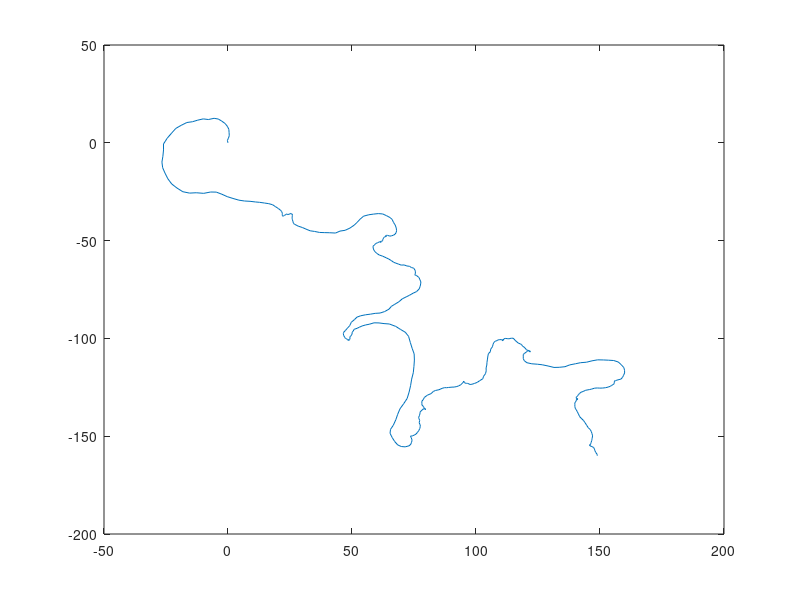

MATLAB code for this plot:
%clear all
nt=500;
x= zeros(4,nt);
x(:,1)=[0;0;2;1.57];

h=0.5;
ti=1:nt;
t=(ti-1)*h;
w=0.2;
u_v=0.5*sin(w*t);
%u_v=zeros(nt,1);
% u_v(1:10)=0.1;
% u_v(11:20)=0.2;
% u_v(21:30)=0.3;
% u_v(31:50)=0.2;
% u_v(51:70)=0.2;
% u_v(71:85)=0.15;
% u_v(86:100)=0.05;
%u_v=0.5*ones(nt,1);
u_a=0.5*sin(w*t);
% u_a=zeros(nt,1);
% u_a(11:20)=-0.5;
% u_a(21:40)=-0.4;
% u_a(41:60)=-0.2;
% u_a(61:75)=0.2;
% u_a(76:100)=0.5;
% u_a=0.5*ones(nt,1);

%cov = (1/200)*[[3, 2, 1, 1];[2, 3, 2, 1];[1, 2, 3, 0.5];[1, 1, 0.5, 3]];
cov = (1/100)*[[3, 0.1, 1, 1];[0.1, 3, 2, 1];[1, 2, 3, 0.1];[1, 1, 0.1, 3]];
%cov = (1/3000)*[[3, 0.1, 1, 1];[0.1, 3, 2, 1];[1, 2, 3, 0.1];[1, 1, 0.1, 3]];
%cov = (1/1000)*[[1, 0, 0, 0];[0, 1, 0, 0];[0, 0, 0.2, 0.];[0, 0, 0., 0.2]];
for k=2:nt
    x(1,k)=x(1,k-1)+h*x(3,k-1)*cos(x(4,k-1))+(h^2/2)*u_v(k-1)*cos(x(4,k-1));
    x(2,k)=x(2,k-1)+h*x(3,k-1)*sin(x(4,k-1))+(h^2/2)*u_v(k-1)*sin(x(4,k-1));
    x(3,k)=x(3,k-1)+h*u_v(k-1);
    x(4,k)=x(4,k-1)+h*u_a(k-1);
    y(:,k)=x(:,k);
    x(:,k)=mvnrnd(x(:,k),cov)'; 
    
end
% for k=1:nt
%     y(:,k)=mvnrnd(x(:,k),cov);%x(:,k)+0.05*randn(4,1);
% end
%plot(x(1,:),x(2,:),y(1,:),y(2,:));
plot(x(1,:),x(2,:));
hold on
M=x';

% % %%%%%
% for k=1:nt-1
%     uv=(x(3,k+1)-x(3,k))/h;
%     ua=(x(4,k+1)-x(4,k))/h;
%     x1(1,k+1)=x(1,k)+h*x(3,k)*cos(x(4,k))+(h^2/2)*uv*cos(x(4,k));
%     x1(2,k+1)=x(2,k)+h*x(3,k)*sin(x(4,k))+(h^2/2)*uv*sin(x(4,k));
%     x1(3,k+1)=x(3,k)+h*uv;
%     x1(4,k+1)=x(4,k)+h*ua;
%     error(k,:)=x1(:,k+1)-x(:,k+1);
% end